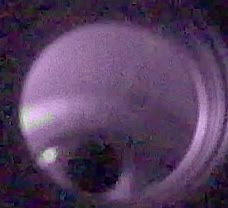
#> input picture frame 23 of OBJ 2 - RECOLECCION DE DATOS/DATOS/U2/18-10-24_12-17-17_VIDEO_OJO_UX.avi, 228 x 208 px
$ python main.py
#> lines starting #> are read from the running program, lines starting #| are printed output that depends on the picture; after the words box and inside, x2 and y2 are one past the last pixel; in counts of white or black regions, pixels touching at a corner belong together
import cv2
import numpy as np
import os

def apply_circular_mask(video_path):
    """
    Apply a circular mask to a video, replacing the black background with white, and save the output.

    Parameters:
    - video_path: str, path to the input video.

    Output:
    - Saves the processed video as 'video_masked_white.avi' in the same directory as the input video.
    """
#> called with video_path = '18-10-24_12-17-17_VIDEO_OJO_UX.avi'
    # Ruta de salida basada en el video original
    output_path = video_path.replace(".avi", "_masked_white.avi")

    # Cargar el video
    cap = cv2.VideoCapture(video_path)
    if not cap.isOpened():
        print("Error: No se pudo abrir el video.")
        return

    # Obtener las propiedades del video
    frame_width = int(cap.get(cv2.CAP_PROP_FRAME_WIDTH))
    frame_height = int(cap.get(cv2.CAP_PROP_FRAME_HEIGHT))
    fps = int(cap.get(cv2.CAP_PROP_FPS))
    fourcc = cv2.VideoWriter_fourcc(*'XVID')

    # Crear el objeto para guardar el video procesado
    out = cv2.VideoWriter(output_path, fourcc, fps, (frame_width, frame_height))

    # Crear una máscara circular de diámetro fijo
    diameter = 180
    radius = diameter // 2
    mask = np.zeros((frame_height, frame_width), dtype=np.uint8)

    # Definir el centro del círculo
    center_x, center_y = frame_width // 2, frame_height // 2
    cv2.circle(mask, (center_x, center_y), radius, 255, -1)  # Círculo blanco en fondo negro
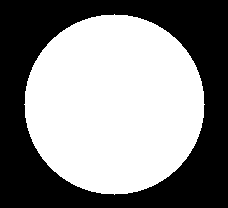
#> mask: shape (208, 228); 53.7% white; 1 black region, box (x1, y1, x2, y2) and area: (0, 0, 228, 208) 21979

    while True:
        ret, frame = cap.read()
#> frame is the input picture: shape (208, 228, 3); mean B, G, R 95.1, 62.3, 86.1
        if not ret:
            print("MASK::Fin del video o error al leer fotogramas.")
            break

        # Aplicar la máscara al fotograma
        mask_bgr = cv2.cvtColor(mask, cv2.COLOR_GRAY2BGR)
        masked_frame = cv2.bitwise_and(frame, mask_bgr)
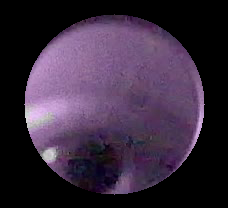
#> masked_frame: shape (208, 228, 3); mean B, G, R 61.4, 42.1, 56.5

        # Reemplazar el fondo negro con blanco
        white_background = np.full_like(frame, 255)  # Crear un fondo blanco
        output_frame = np.where(mask_bgr == 0, white_background, masked_frame)  # Reemplazar negro por blanco
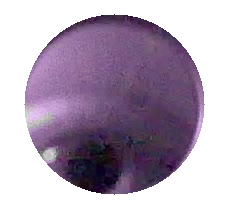
#> output_frame: shape (208, 228, 3); mean B, G, R 179.6, 160.2, 174.7

        # Escribir el fotograma procesado
        out.write(output_frame)

    # Liberar recursos
    cap.release()
    out.release()

    print(f"Video procesado con máscara circular guardado en: {output_path}")
    return output_path


# [199 lines left out: functions apply_binary_threshold, apply_dynamic_circular_mask, fill_holes_in_video, not called in this run]


import cv2
import numpy as np

# [80 lines left out: function detect_circles_and_overlay, not called in this run]


# List for storing all diameters for each video
all_diameters = []

# Get all .avi files in the current directory
avi_files = [f for f in os.listdir() if f.endswith(".avi")]

# Process each video
for original_video in avi_files:
    print(f"Processing: {original_video}")

    # Apply processing steps
    video = apply_circular_mask(original_video)
    video = apply_binary_threshold(video)
    video = apply_dynamic_circular_mask(video)
    video = fill_holes_in_video(video)
    video, diameters = detect_circles_and_overlay(video, original_video)

    # Store the diameters for this video
    all_diameters.append(diameters)

    print(f"Processed video: {original_video}")
    print(f"Detected diameters: {diameters}")

# Print all diameters
print("All diameters for all videos:")
print(all_diameters)


# Name of the output CSV file
output_csv = "diameters.csv"

# Write all diameters to the CSV file
with open(output_csv, mode="w", newline="") as file:
    writer = csv.writer(file)
    writer.writerow(["Video Name", "Diameters"])
    for video_name, diameters in zip(avi_files, all_diameters):
        writer.writerow([video_name, ", ".join(map(str, diameters))])

print(f"Diameters saved in {output_csv}")

$ run again, starting later in the video
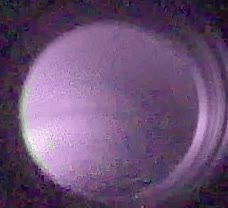
#> input picture frame 105 of OBJ 2 - RECOLECCION DE DATOS/DATOS/U2/18-10-24_12-17-17_VIDEO_OJO_UX.avi, 228 x 208 px
#> mask: shape (208, 228); 53.7% white; 1 black region, box (x1, y1, x2, y2) and area: (0, 0, 228, 208) 21979
#> in apply_circular_mask, frame is the input picture: shape (208, 228, 3); mean B, G, R 116.3, 80.2, 107.6
#> in apply_circular_mask, `masked_frame = cv2.bitwise_and(frame, mask_bgr)`:
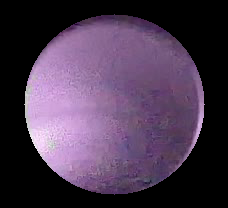
#> masked_frame: shape (208, 228, 3); mean B, G, R 78.6, 56.1, 73.4
#> in apply_circular_mask, `output_frame = np.where(mask_bgr == 0, white_background, masked_frame)`:
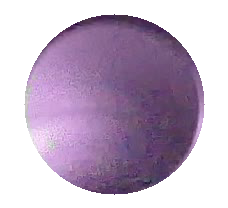
#> output_frame: shape (208, 228, 3); mean B, G, R 196.8, 174.3, 191.5

$ run again, starting later in the video
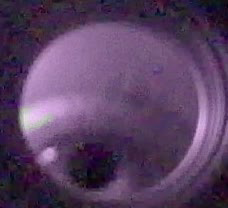
#> input picture frame 188 of OBJ 2 - RECOLECCION DE DATOS/DATOS/U2/18-10-24_12-17-17_VIDEO_OJO_UX.avi, 228 x 208 px
#> mask: shape (208, 228); 53.7% white; 1 black region, box (x1, y1, x2, y2) and area: (0, 0, 228, 208) 21979
#> in apply_circular_mask, frame is the input picture: shape (208, 228, 3); mean B, G, R 98.3, 64.8, 89.7
#> in apply_circular_mask, `masked_frame = cv2.bitwise_and(frame, mask_bgr)`:
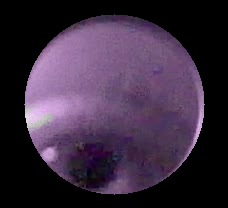
#> masked_frame: shape (208, 228, 3); mean B, G, R 63.2, 43.2, 58.5
#> in apply_circular_mask, `output_frame = np.where(mask_bgr == 0, white_background, masked_frame)`:
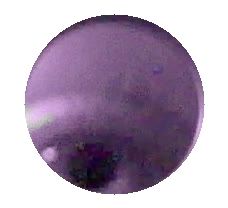
#> output_frame: shape (208, 228, 3); mean B, G, R 181.4, 161.4, 176.7
